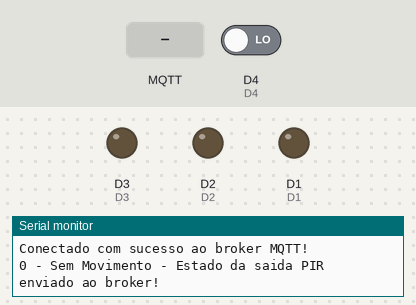
This sketch was run on a simulated ESP8266 (NodeMCU). Shown: output pins drawn as LEDs (lit = HIGH), the last lines printed to the serial monitor. Inputs (shaded band) come from the test bench; at power-on: D4 LOW. WiFi joins after 1.5 s; servers stay silent unless stated; no MQTT or app messages arrive unless stated.

Above: at 2.7 s.
2.8 s: MQTT message "HIGH" arrives on the first subscribed topic
At 3.5 s:
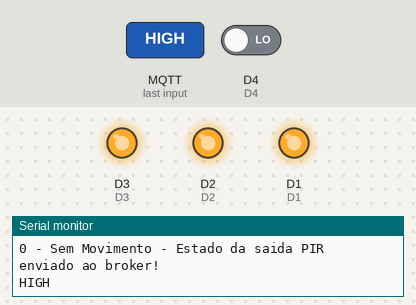
7.8 s: MQTT message "LOW" arrives on the first subscribed topic
At 8.7 s:
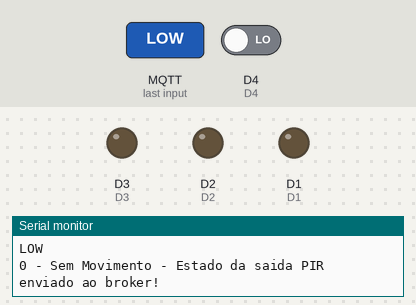
Timing chart, 0 to 10.8 s (numbered marks = the images above; inputs shaded):
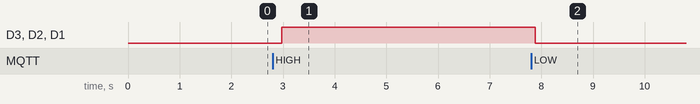

The sketch:

ESP8266.ino
```cpp
#include <ESP8266WiFi.h>
#include <PubSubClient.h>
#include <TimeLib.h>
#include "time.h"
#include <SoftwareSerial.h>

#define TOPICO_SUBSCRIBE "led"
#define TOPICO_PUBLISH "sensorPIR"
#define ID_MQTT  "HomeAut"

//Mapeamento de portas ESP8266 (pinout)
#define D0    16
#define D1    5
#define D2    4
#define D3    0
#define D4    2
#define PIN_SENSOR 14   //D5
#define D6    12
#define D7    13
#define D8    15
#define D9    3
#define D10   1


// Conexão com o WIFI - Credenciais
const char* SSID = "DAYNIS - 2.4/5G";
const char* PASSWORD = "batata11.11";

// Conexão com o MQTT - Credenciais
const char* BROKER_MQTT = "albatross.rmq.cloudamqp.com";
const char* BROKER_MQTT_USER = "capkavfy:capkavfy";
const char* BROKER_MQTT_PASSWORD = "Y2itZuNStXz48SNf25rdolp_d5lk8qHa";
int BROKER_PORT = 1883;


//Variáveis e objetos globais
WiFiClient espClient;
PubSubClient MQTT(espClient);

//Prototipos
void initSerial();
void initWiFi();
void initMQTT();
void reconectWiFi();
void mqtt_callback(char* topic, byte* payload, unsigned int length);
void VerificaConexoesWiFIEMQTT(void);
void InitOutput(void);
void InitInput(void);

void setup()
{
    //inicializações:
    InitOutput();
    InitInput();
    initSerial();
    initWiFi();
    initMQTT();
}

void InitOutput(void)
{
    // Define LEDs RGB em nivel baixo
    pinMode(D1, OUTPUT);
    digitalWrite(D1, LOW);

    pinMode(D2, OUTPUT);
    digitalWrite(D2, LOW);

    pinMode(D3, OUTPUT);
    digitalWrite(D3, LOW);
}

void InitInput(void)
{
    pinMode(D4, INPUT);
}

void initSerial()
{
    //Frequencia
    Serial.begin(115200);
}

// Função que conecta com o Wifi
void initWiFi()
{
    //Inicia comunicação com o Wifi
    delay(10);
    Serial.println("------Conexao WI-FI------");
    Serial.print("Conectando-se na rede: ");
    Serial.println(SSID);
    Serial.println("Aguarde");

    // Usa função de reconectar
    reconectWiFi();
}

// Função que inicializa parâmetros de conexão MQTT
void initMQTT()
{
    // Informa qual o broker que a porta deve estar conectada
    MQTT.setServer(BROKER_MQTT, BROKER_PORT);
    // Atribui função callback para receber dados das incrições
    MQTT.setCallback(mqtt_callback);
}

// Função que recebe os dados das incrições
void mqtt_callback(char* topic, byte* payload, unsigned int length)
{
    String msg;

    //Percorre a string recebida e atribui a variavel msg
    for(int i = 0; i < length; i++)
    {
       char c = (char)payload[i];
       msg += c;
    }
    Serial.println(msg);
    // Se msg for 'HIGH' - Ascende o LED
    if (msg == "HIGH") {
      digitalWrite(D1, HIGH);
      digitalWrite(D2, HIGH);
      digitalWrite(D3, HIGH);
    //Se for 'LOW' apaga o led
  } else if (msg == "LOW") {
      digitalWrite(D1, LOW);
      digitalWrite(D2, LOW);
      digitalWrite(D3, LOW);
  }
}

//Função que reconecta-se ao broker MQTT
void reconnectMQTT()
{
    while (!MQTT.connected())
    {
        Serial.print("* Tentando se conectar ao Broker MQTT: ");
        Serial.println(BROKER_MQTT);
        if (MQTT.connect(ID_MQTT, BROKER_MQTT_USER, BROKER_MQTT_PASSWORD))
        {
            Serial.println("Conectado com sucesso ao broker MQTT!");
            MQTT.subscribe(TOPICO_SUBSCRIBE);
        }
        else
        {
            Serial.println("Falha ao reconectar no broker.");
            Serial.println("Havera nova tentatica de conexao em 2s");
            delay(2000);
        }
    }
}

// Função que reconecta ao wifi
void reconectWiFi()
{
    //Verifica se já exixte conexção com o wifi
    if (WiFi.status() == WL_CONNECTED)
        return;

    // Conecta com o wifi
    WiFi.begin(SSID, PASSWORD); // Conecta na rede WI-FI

    while (WiFi.status() != WL_CONNECTED)
    {
        delay(100);
        Serial.print(".");
    }

    Serial.println();
    Serial.print("Conectado com sucesso na rede ");
    Serial.print(SSID);
    Serial.println("IP obtido: ");
    Serial.println(WiFi.localIP());
}

// Verifica conexções e chama funções para reconectar
void VerificaConexoesWiFIEMQTT(void)
{
    if (!MQTT.connected())
        reconnectMQTT(); //se não há conexão com o Broker, a conexão é refeita
     reconectWiFi(); //se não há conexão com o WiFI, a conexão é refeita
}

// Função que envia o dado 'Com' e 'Sem' movimento para o MQTT
void EnviaEstadoOutputMQTT(void)
{
    // Lê sensor PIR
    int sinal = digitalRead(D4);
    delay(700);

    // Se o sinal for alto envia a string 'Com Movimento'
    if (sinal){
      MQTT.publish(TOPICO_PUBLISH, "Com Movimento");
      Serial.print(sinal);
      Serial.print(" - Com Movimento! ");
    } else {
      // Se o sinal for baixo envia a string 'Sem Movimento'
      MQTT.publish(TOPICO_PUBLISH, "Sem Movimento");
      Serial.print(sinal);
      Serial.print(" - Sem Movimento ");
    }
    Serial.println("- Estado da saida PIR enviado ao broker!");
}

// Loop do programa principal
void loop()
{
    //Garante funcionamento das conexões WiFi e broker MQTT.
    VerificaConexoesWiFIEMQTT();
    //Envia leitura do sensor PIR.
    EnviaEstadoOutputMQTT();
    //Mantem o loop do mqtt ativo.
    MQTT.loop();
}
```

Measured:
- after the input at 2.8 s, D3, D2, D1: LOW → HIGH after 0.17 s
- after the input at 7.8 s, D3, D2, D1: HIGH → LOW after 0.08 s
